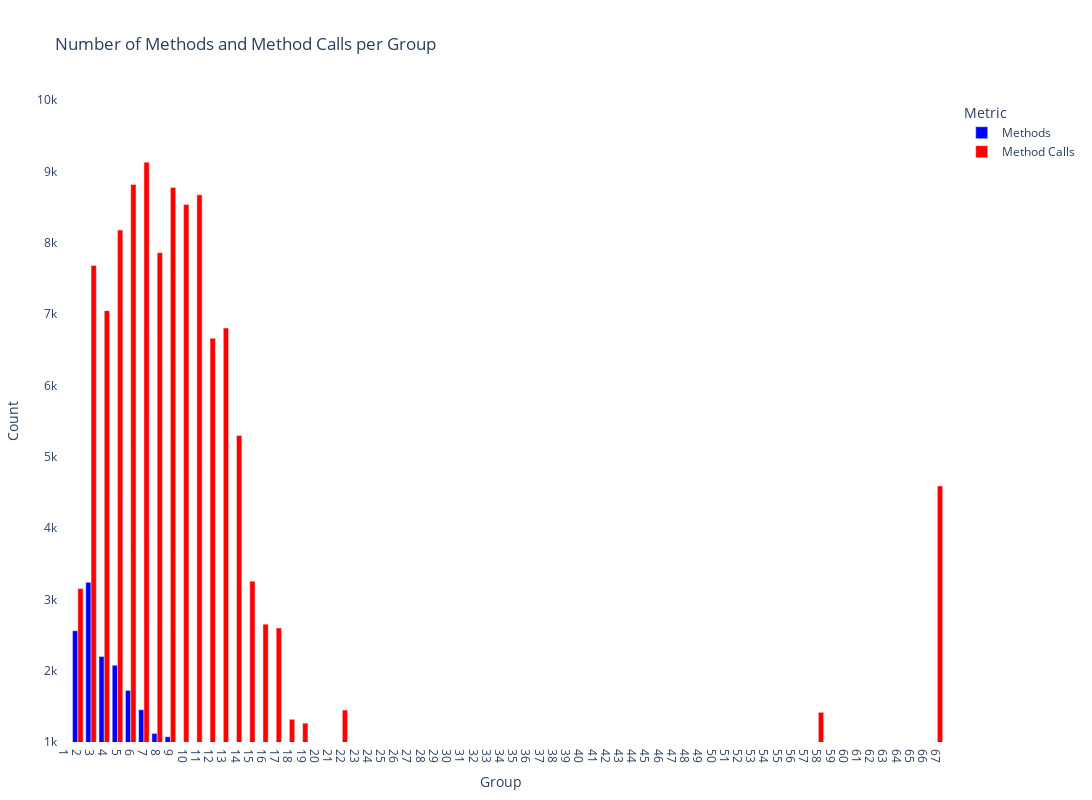

Notebook code cell kept with this figure:
### Code cell
fig = go.Figure()

# Add bars for # Methods and # Method Calls
fig.add_trace(go.Bar(
    x=df['Group'],
    y=df['# Methods'],
    name='Methods',
    marker_color='blue'
))

fig.add_trace(go.Bar(
    x=df['Group'],
    y=df['# Method Calls'],
    name='Method Calls',
    marker_color='red'
))

# Update layout for a cleaner look
fig.update_layout(
    title='Number of Methods and Method Calls per Group',
    xaxis_title='Group',
    yaxis_title='Count',
    barmode='group',
    legend_title='Metric',
    plot_bgcolor='white',
    autosize=False,
    width=2500,  # Adjusted for full visibility of labels
    height=800,
    margin=dict(l=50, r=50, t=100, b=50)
)
fig.update_yaxes(range=[1000, 10000], tickmode='linear', tick0=1000, dtick=1000)

fig.update_xaxes(tickmode='array', tickvals=df['Group'], ticktext=df['Group'])

scroll_html = """
<div style="overflow-x: auto; -webkit-overflow-scrolling: touch;">
    <div style="width: 2500px;">{}</div>
</div>
"""

fig.show()

### Figure 1 — Plotly figure (JSON) as saved in the notebook; plotly's stock layout.template omitted (floating-point values rounded to 4 significant figures)
{"data": [{"marker": {"color": "blue"}, "name": "Methods", "type": "bar", "x": [1, 2, 3, 4, 5, 6, 7, 8, 9, 10, 11, 12, 13, 14, 15, 16, 17, 18, 19, 20, 21, 22, 23, 24, 25, 26, 27, 28, 29, 30, 31, 32, 33, 34, 35, 36, 37, 38, 39, 40, 41, 42, 43, 44, 45, 46, 47, 48, 49, 50, 51, 52, 53, 54, 55, 56, 57, 58, 59, 60, 61, 62, 63, 64, 65, 66, 67, null], "y": [577, 2559, 3238, 2199, 2076, 1723, 1452, 1120, 1073, 891, 785, 570, 503, 360, 198, 161, 153, 67, 58, 46, 15, 46, 8, 14, 6, 13, 3, 0, 8, 6, 10, 18, 0, 0, 0, 0, 7, 0, 0, 0, 0, 0, 0, 0, 0, 0, 0, 11, 0, 0, 0, 0, 0, 0, 0, 0, 0, 8, 0, 0, 0, 0, 0, 0, 0, 0, 18, 20000]}, {"marker": {"color": "red"}, "name": "Method Calls", "type": "bar", "x": [1, 2, 3, 4, 5, 6, 7, 8, 9, 10, 11, 12, 13, 14, 15, 16, 17, 18, 19, 20, 21, 22, 23, 24, 25, 26, 27, 28, 29, 30, 31, 32, 33, 34, 35, 36, 37, 38, 39, 40, 41, 42, 43, 44, 45, 46, 47, 48, 49, 50, 51, 52, 53, 54, 55, 56, 57, 58, 59, 60, 61, 62, 63, 64, 65, 66, 67, null], "y": [369, 3152, 7681, 7047, 8177, 8817, 9128, 7860, 8775, 8536, 8671, 6659, 6803, 5298, 3254, 2652, 2599, 1318, 1264, 702, 245, 1448, 249, 576, 270, 181, 210, 0, 633, 456, 710, 18, 0, 0, 0, 0, 532, 0, 0, 0, 0, 0, 0, 0, 0, 0, 0, 11, 0, 0, 0, 0, 0, 0, 0, 0, 0, 1416, 0, 0, 0, 0, 0, 0, 0, 0, 4590, 120307]}], "layout": {"autosize": false, "barmode": "group", "height": 800, "legend": {"title": {"text": "Metric"}}, "margin": {"b": 50, "l": 50, "r": 50, "t": 100}, "plot_bgcolor": "white", "title": {"text": "Number of Methods and Method Calls per Group"}, "width": 2500, "xaxis": {"tickmode": "array", "ticktext": [1, 2, 3, 4, 5, 6, 7, 8, 9, 10, 11, 12, 13, 14, 15, 16, 17, 18, 19, 20, 21, 22, 23, 24, 25, 26, 27, 28, 29, 30, 31, 32, 33, 34, 35, 36, 37, 38, 39, 40, 41, 42, 43, 44, 45, 46, 47, 48, 49, 50, 51, 52, 53, 54, 55, 56, 57, 58, 59, 60, 61, 62, 63, 64, 65, 66, 67, null], "tickvals": [1, 2, 3, 4, 5, 6, 7, 8, 9, 10, 11, 12, 13, 14, 15, 16, 17, 18, 19, 20, 21, 22, 23, 24, 25, 26, 27, 28, 29, 30, 31, 32, 33, 34, 35, 36, 37, 38, 39, 40, 41, 42, 43, 44, 45, 46, 47, 48, 49, 50, 51, 52, 53, 54, 55, 56, 57, 58, 59, 60, 61, 62, 63, 64, 65, 66, 67, null], "title": {"text": "Group"}}, "yaxis": {"dtick": 1000, "range": [1000, 10000], "tick0": 1000, "tickmode": "linear", "title": {"text": "Count"}}}}
